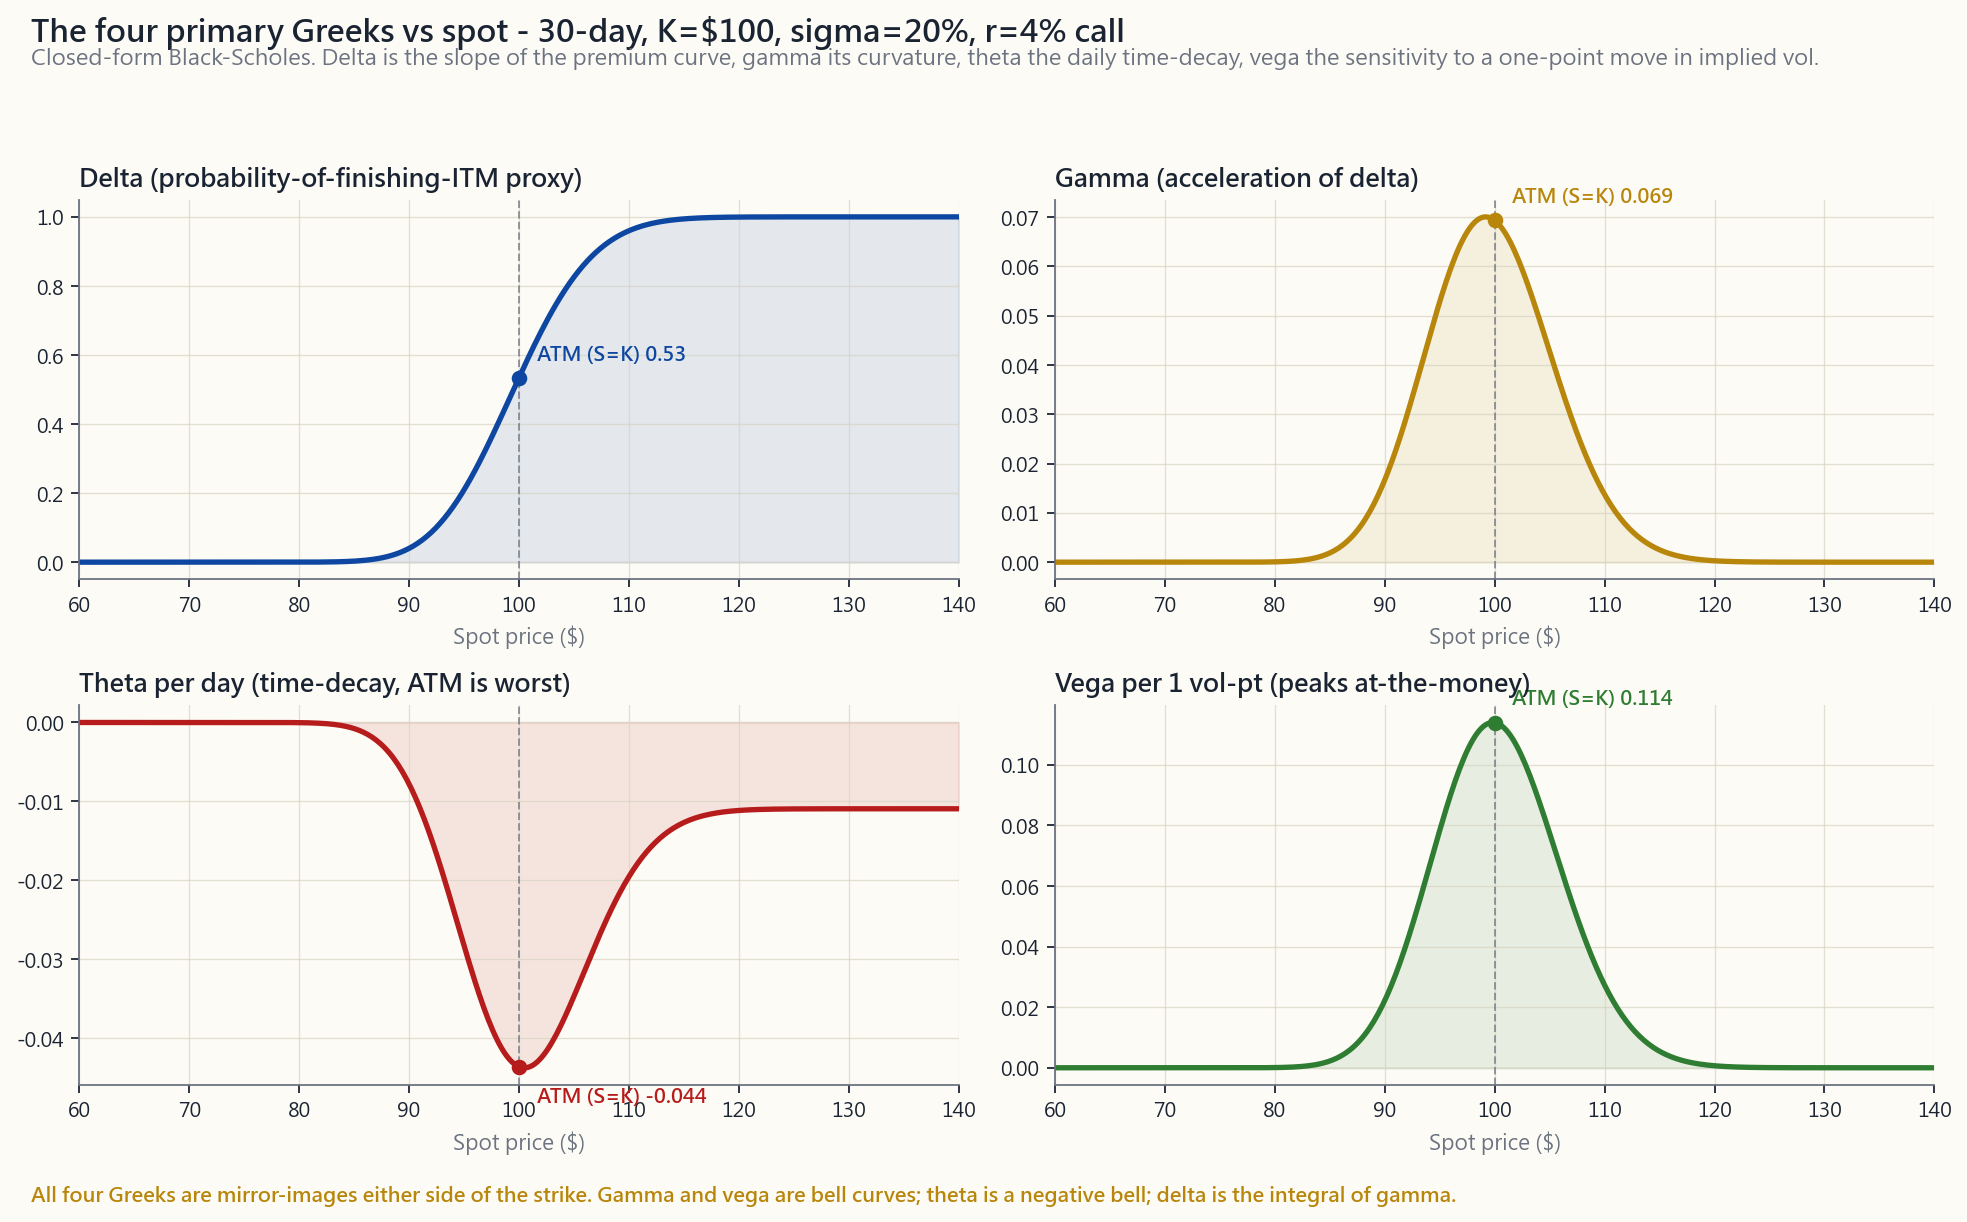

Here is the Python script that generated this plot:
"""Week 29, §2.5 — The four primary Greeks plotted vs spot.

Black-Scholes closed-form delta, gamma, theta (per day), and vega (per 1
vol-point) for a 30-day, K=100, sigma=20%, r=4% European call across
spot 60..140. Shows the personalities: delta is a smooth S-curve
between 0 and 1, gamma is a bell centred at the strike, theta is most
negative at-the-money, vega has the same bell shape as gamma but in
units of dollars-per-vol-point.

Run:
    uv run python course/image/week29_greeks_vs_spot.py
"""

from __future__ import annotations

import math
import sys
from pathlib import Path

import matplotlib.pyplot as plt
import numpy as np

sys.path.insert(0, str(Path(__file__).resolve().parents[1]))

from scripts.chart_helpers import (  # noqa: E402
    PALETTE_LIGHT,
    apply_cjk_font,
    render_for_all_locales,
    style_axes,
)

apply_cjk_font()
OUT_DIR = Path(__file__).parent
BASE = "week29_greeks_vs_spot"


# ---- Black-Scholes ---------------------------------------------------
SQRT_2PI = math.sqrt(2.0 * math.pi)


def _phi(x):
    return np.exp(-0.5 * x * x) / SQRT_2PI


def _Phi(x):
    # Vectorised standard-normal CDF via erf.
    return 0.5 * (1.0 + np.vectorize(math.erf)(x / math.sqrt(2.0)))


def bsm_greeks(S, K, T, sigma, r, kind="call"):
    sqrtT = math.sqrt(T)
    d1 = (np.log(S / K) + (r + 0.5 * sigma * sigma) * T) / (sigma * sqrtT)
    d2 = d1 - sigma * sqrtT
    pdf1 = _phi(d1)
    if kind == "call":
        delta = _Phi(d1)
        theta_year = (-S * pdf1 * sigma / (2.0 * sqrtT)
                      - r * K * np.exp(-r * T) * _Phi(d2))
    else:
        delta = _Phi(d1) - 1.0
        theta_year = (-S * pdf1 * sigma / (2.0 * sqrtT)
                      + r * K * np.exp(-r * T) * _Phi(-d2))
    gamma = pdf1 / (S * sigma * sqrtT)
    vega = S * pdf1 * sqrtT / 100.0     # per 1 vol-point
    theta = theta_year / 365.0          # per calendar day
    return delta, gamma, theta, vega


# ---- Strings ---------------------------------------------------------
LANG_STRINGS = {
    "en": {
        "title":    "The four primary Greeks vs spot - 30-day, K=$100, sigma=20%, r=4% call",
        "subtitle": "Closed-form Black-Scholes. Delta is the slope of the premium curve, gamma its curvature, theta the daily time-decay, vega the sensitivity to a one-point move in implied vol.",
        "delta_t":  "Delta (probability-of-finishing-ITM proxy)",
        "gamma_t":  "Gamma (acceleration of delta)",
        "theta_t":  "Theta per day (time-decay, ATM is worst)",
        "vega_t":   "Vega per 1 vol-pt (peaks at-the-money)",
        "xlabel":   "Spot price ($)",
        "atm":      "ATM (S=K)",
        "footer":   "All four Greeks are mirror-images either side of the strike. Gamma and vega are bell curves; theta is a negative bell; delta is the integral of gamma.",
    },
    "hk": {
        "title":    "四大主要 Greek 對現價 - 30 日,K=100 美元,sigma=20%,r=4% 認購",
        "subtitle": "Black-Scholes 封閉解。Delta 是權利金曲線的斜率,Gamma 是曲率,Theta 是每日時間衰減,Vega 對應隱含波幅變動 1 點的敏感度。",
        "delta_t":  "Delta(到期 ITM 機率近似)",
        "gamma_t":  "Gamma(Delta 的加速度)",
        "theta_t":  "每日 Theta(時間衰減,ATM 最差)",
        "vega_t":   "每 1 vol 點的 Vega(在價內價外間最大)",
        "xlabel":   "現價(美元)",
        "atm":      "ATM(S=K)",
        "footer":   "四個 Greek 在執行價兩側互為鏡像。Gamma 與 Vega 是鐘形;Theta 是負鐘形;Delta 是 Gamma 的積分。",
    },
    "tw": {
        "title":    "四大主要 Greek 對現價 - 30 日,K=100 美元,sigma=20%,r=4% 買權",
        "subtitle": "Black-Scholes 封閉解。Delta 是權利金曲線的斜率,Gamma 是曲率,Theta 是每日時間衰減,Vega 對應隱含波動率變動 1 點的敏感度。",
        "delta_t":  "Delta(到期 ITM 機率近似)",
        "gamma_t":  "Gamma(Delta 的加速度)",
        "theta_t":  "每日 Theta(時間衰減,ATM 最差)",
        "vega_t":   "每 1 vol 點的 Vega(履約價附近最大)",
        "xlabel":   "現價(美元)",
        "atm":      "ATM(S=K)",
        "footer":   "四個 Greek 在履約價兩側為鏡像對稱。Gamma 與 Vega 為鐘形;Theta 為負鐘形;Delta 為 Gamma 的積分。",
    },
    "cn": {
        "title":    "四大主要 Greek 对现价 - 30 日,K=100 美元,sigma=20%,r=4% 看涨",
        "subtitle": "Black-Scholes 闭式解。Delta 是权利金曲线的斜率,Gamma 是曲率,Theta 是每日时间衰减,Vega 对应隐含波动率变动 1 点的敏感度。",
        "delta_t":  "Delta(到期 ITM 概率近似)",
        "gamma_t":  "Gamma(Delta 的加速度)",
        "theta_t":  "每日 Theta(时间衰减,ATM 最严重)",
        "vega_t":   "每 1 vol 点的 Vega(行权价附近最大)",
        "xlabel":   "现价(美元)",
        "atm":      "ATM(S=K)",
        "footer":   "四个 Greek 在行权价两侧呈镜像对称。Gamma 与 Vega 为钟形;Theta 为负钟形;Delta 是 Gamma 的积分。",
    },
}


def build_fig(s):
    p = PALETTE_LIGHT

    K = 100.0
    T = 30.0 / 365.0
    sigma = 0.20
    r = 0.04
    S = np.linspace(60.0, 140.0, 401)

    delta, gamma, theta, vega = bsm_greeks(S, K, T, sigma, r, "call")

    fig, axs = plt.subplots(2, 2, figsize=(12.4, 7.6))
    for ax in axs.flat:
        style_axes(ax, p)

    panels = [
        (axs[0, 0], delta, s["delta_t"], p["blue"],   None,    "{:.2f}"),
        (axs[0, 1], gamma, s["gamma_t"], p["accent"], None,    "{:.3f}"),
        (axs[1, 0], theta, s["theta_t"], p["red"],    None,    "{:.3f}"),
        (axs[1, 1], vega,  s["vega_t"],  p["green"],  None,    "{:.3f}"),
    ]

    for ax, y, title, color, _, fmt in panels:
        ax.plot(S, y, color=color, linewidth=2.4)
        ax.fill_between(S, y, color=color, alpha=0.10)
        ax.axvline(K, color=p["muted"], linewidth=0.9,
                   linestyle="--", alpha=0.7)
        ax.set_title(title, fontsize=11.3, fontweight="bold",
                     color=p["fg"], loc="left", pad=6)
        ax.set_xlabel(s["xlabel"], fontsize=9.5, color=p["muted"])
        ax.set_xlim(60, 140)

        # Mark ATM value.
        idx_atm = int(np.argmin(np.abs(S - K)))
        ax.plot(K, y[idx_atm], "o", color=color, markersize=6, zorder=5)
        ax.annotate(s["atm"] + " " + fmt.format(y[idx_atm]),
                    xy=(K, y[idx_atm]),
                    xytext=(8, 8 if y[idx_atm] >= 0 else -16),
                    textcoords="offset points",
                    fontsize=9, color=color, fontweight="bold")

    # Y-axis bands per panel (let matplotlib auto-fit but pad).
    fig.suptitle(s["title"], fontsize=14, fontweight="bold",
                 color=p["fg"], x=0.02, ha="left", y=0.985)
    fig.text(0.02, 0.945, s["subtitle"], fontsize=10,
             color=p["muted"])
    fig.text(0.02, 0.01, s["footer"], fontsize=9.2,
             color=p["accent"], fontweight="bold")

    fig.tight_layout(rect=[0, 0.03, 1, 0.93])
    return fig


if __name__ == "__main__":
    paths = render_for_all_locales(BASE, OUT_DIR, build_fig, LANG_STRINGS)
    for pth in paths:
        print(f"wrote {pth}")
